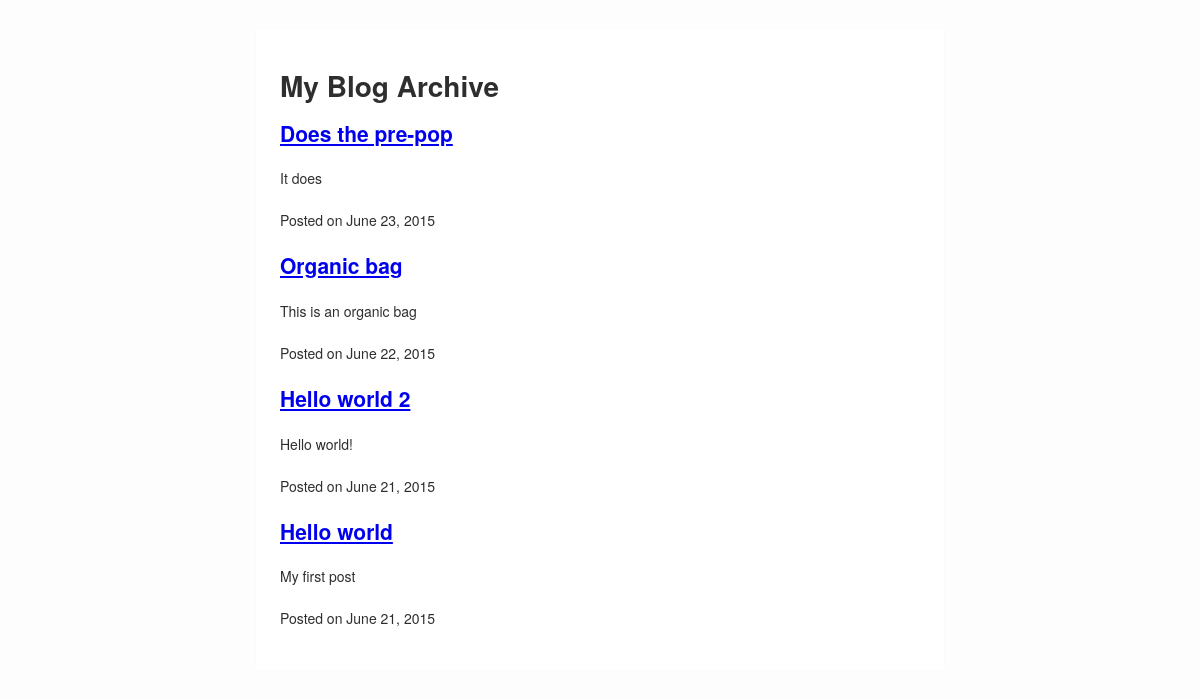
The app's page /, older data.
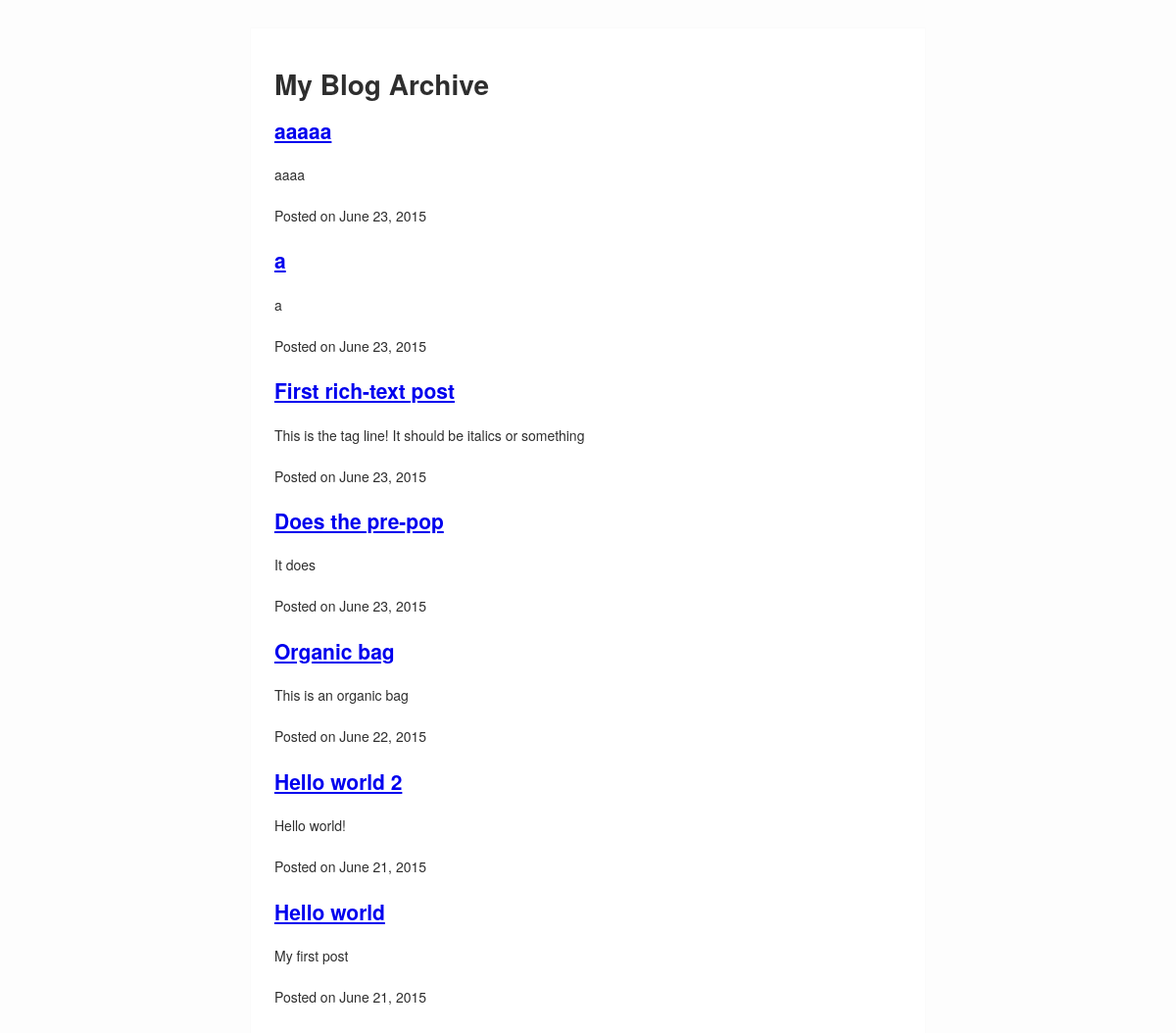
The same page, newer data.
### blog/models.py (models this page shows, shortened)
class Post(models.Model):
    title = models.CharField(max_length=255)
    slug = models.SlugField(unique=True,
                            max_length=255)
    description = models.CharField(max_length=255)
    content = RedactorField(verbose_name=u'Text')
    published = models.BooleanField(default=True)
    created = models.DateTimeField(auto_now_add=True)
    class Meta:
        ordering = ['-created']
    def get_absolute_url(self):
        return reverse('blog.views.post',args=[self.slug])

### blog/views.py (the view)
# urls.py: url(r'^$','blog.views.index'),
def index(request):
    posts = Post.objects.filter(published=True)
    return render(request,'blog/index.html',{'posts':posts})

### hc/templates/blog/index.html (shortened to what this page needs)
{% extends 'base.html' %}
    {% block content %}
        <h1> My Blog Archive </h1>
        {% for post in posts %}
        <div class="post">
            <h2>
                <a href="{{post.get_absolute_url}}">
                    {{post.title}}
                </a>
            </h2>
            <p>{{post.description}}</p>
            <p>
                Posted on
                <time datetime="{{post.created|date:"c"}}">
                {{post.created|date}}
                </time>
            </p>
        </div>
        {% endfor %}
    {% endblock %}

Row changes from the older to the newer data that the page shows:
added Post: title "aaaaa", description "aaaa", created "June 23, 2015"
added Post: title "a", description "a", created "June 23, 2015"
added Post: title "First rich-text post", description "This is the tag line! It should be italics or something", created "June 23, 2015"
